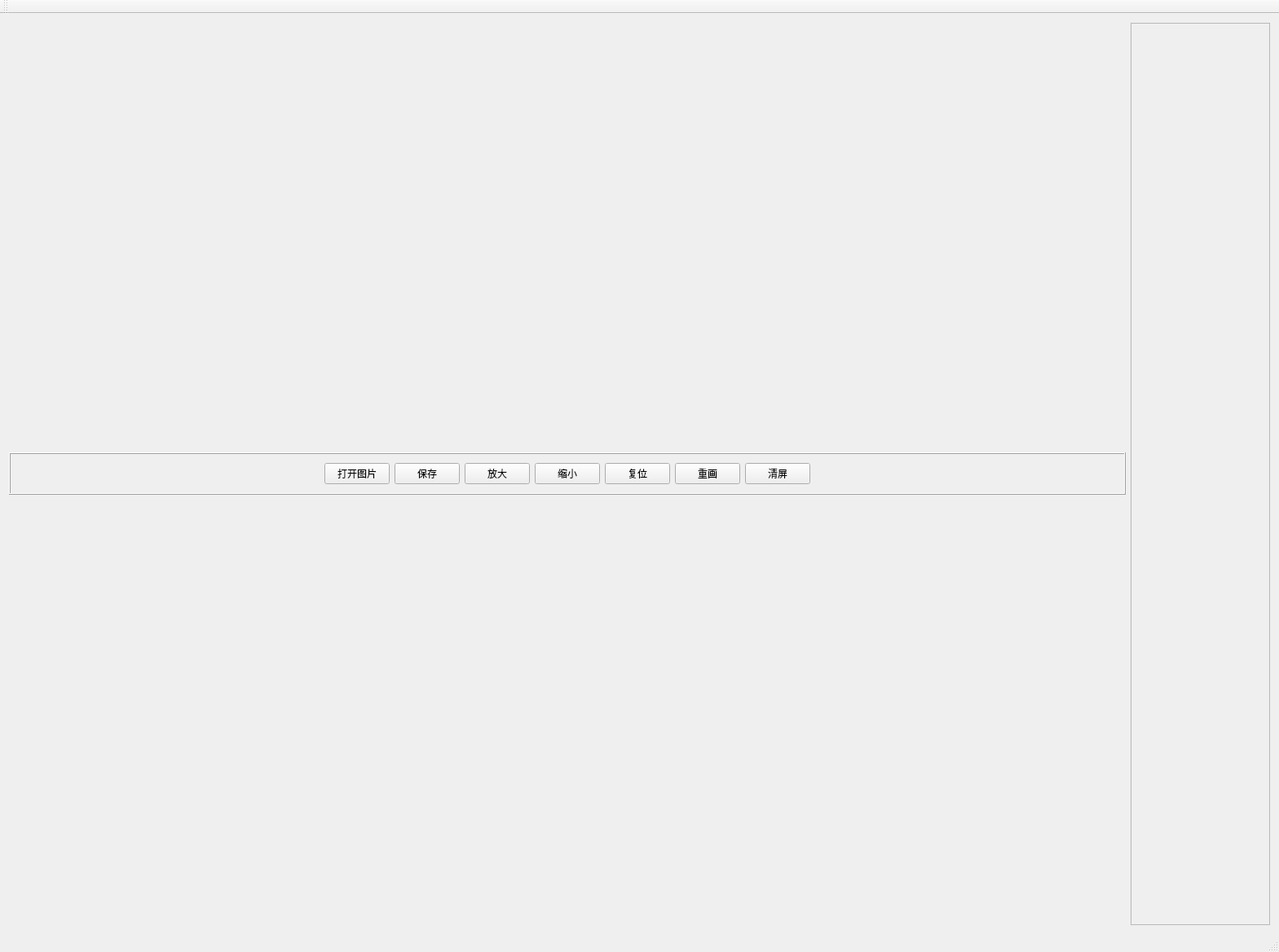
<?xml version="1.0" encoding="UTF-8"?>
<ui version="4.0">
 <class>PaintUIClass</class>
 <widget class="QMainWindow" name="PaintUIClass">
  <property name="geometry">
   <rect>
    <x>0</x>
    <y>0</y>
    <width>1569</width>
    <height>1168</height>
   </rect>
  </property>
  <property name="windowTitle">
   <string>PaintUI</string>
  </property>
  <widget class="QWidget" name="centralWidget">
   <layout class="QHBoxLayout" name="horizontalLayout_2" stretch="8,1">
    <item>
     <layout class="QVBoxLayout" name="verticalLayout_2">
      <item>
       <widget class="QFrame" name="frame_pbsys">
        <property name="sizePolicy">
         <sizepolicy hsizetype="Preferred" vsizetype="Maximum">
          <horstretch>0</horstretch>
          <verstretch>0</verstretch>
         </sizepolicy>
        </property>
        <property name="frameShape">
         <enum>QFrame::Box</enum>
        </property>
        <property name="frameShadow">
         <enum>QFrame::Raised</enum>
        </property>
        <layout class="QHBoxLayout" name="horizontalLayout">
         <item>
          <spacer name="horizontalSpacer_2">
           <property name="orientation">
            <enum>Qt::Horizontal</enum>
           </property>
           <property name="sizeHint" stdset="0">
            <size>
             <width>40</width>
             <height>20</height>
            </size>
           </property>
          </spacer>
         </item>
         <item>
          <widget class="QPushButton" name="pb_open">
           <property name="text">
            <string>打开图片</string>
           </property>
          </widget>
         </item>
         <item>
          <widget class="QPushButton" name="pb_save">
           <property name="text">
            <string>保存</string>
           </property>
          </widget>
         </item>
         <item>
          <widget class="QPushButton" name="pb_magnify">
           <property name="text">
            <string>放大</string>
           </property>
          </widget>
         </item>
         <item>
          <widget class="QPushButton" name="pb_shrink">
           <property name="text">
            <string>缩小</string>
           </property>
          </widget>
         </item>
         <item>
          <widget class="QPushButton" name="pb_reposition">
           <property name="text">
            <string>复位</string>
           </property>
          </widget>
         </item>
         <item>
          <widget class="QPushButton" name="pb_redraw">
           <property name="text">
            <string>重画</string>
           </property>
          </widget>
         </item>
         <item>
          <widget class="QPushButton" name="pb_clear">
           <property name="text">
            <string>清屏</string>
           </property>
          </widget>
         </item>
         <item>
          <spacer name="horizontalSpacer">
           <property name="orientation">
            <enum>Qt::Horizontal</enum>
           </property>
           <property name="sizeHint" stdset="0">
            <size>
             <width>40</width>
             <height>20</height>
            </size>
           </property>
          </spacer>
         </item>
        </layout>
       </widget>
      </item>
     </layout>
    </item>
    <item>
     <widget class="QScrollArea" name="scrollArea">
      <property name="sizePolicy">
       <sizepolicy hsizetype="Expanding" vsizetype="Expanding">
        <horstretch>1</horstretch>
        <verstretch>0</verstretch>
       </sizepolicy>
      </property>
      <property name="widgetResizable">
       <bool>true</bool>
      </property>
      <widget class="QWidget" name="scrollAreaWidgetContents">
       <property name="geometry">
        <rect>
         <x>0</x>
         <y>0</y>
         <width>170</width>
         <height>1087</height>
        </rect>
       </property>
      </widget>
     </widget>
    </item>
   </layout>
  </widget>
  <widget class="QMenuBar" name="menuBar">
   <property name="geometry">
    <rect>
     <x>0</x>
     <y>0</y>
     <width>1569</width>
     <height>22</height>
    </rect>
   </property>
  </widget>
  <widget class="QToolBar" name="mainToolBar">
   <attribute name="toolBarArea">
    <enum>TopToolBarArea</enum>
   </attribute>
   <attribute name="toolBarBreak">
    <bool>false</bool>
   </attribute>
  </widget>
  <widget class="QStatusBar" name="statusBar"/>
 </widget>
 <layoutdefault spacing="6" margin="11"/>
 <resources/>
 <connections/>
</ui>
